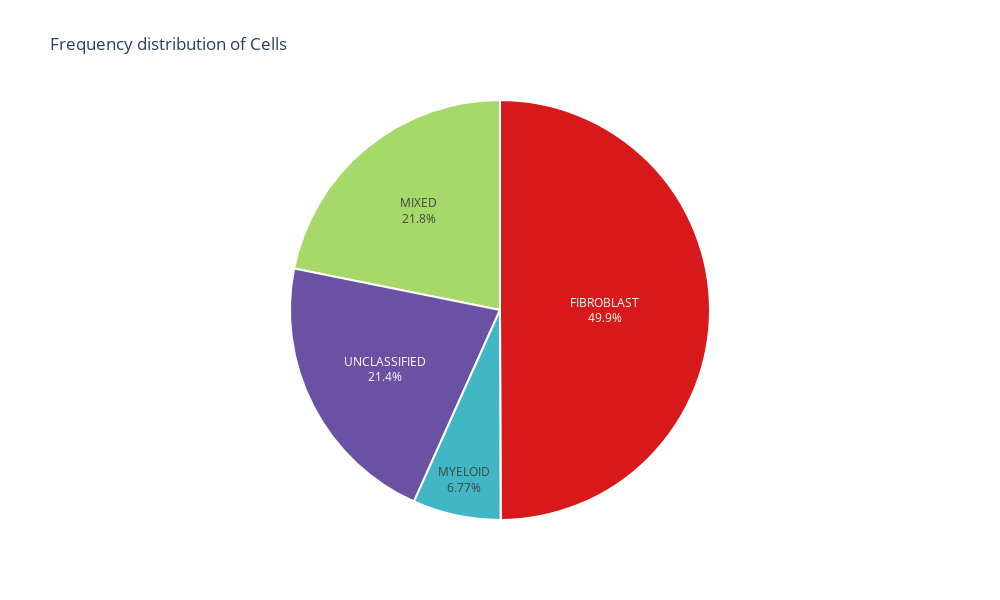

This figure's notebook cell:
### Code cell
import plotly
import plotly.graph_objs as go
from plotly import tools
import psutil

colors = ['#d7191c','#a6d96a', '#6a51a3', '#41b6c4']
labels = data['Classification'].unique()
values = data['Classification'].value_counts(dropna=False)

g = go.Pie(labels=labels, values=values, marker=dict(colors=colors
                                                            , line=dict(color='#FFF', width=2)), 
                                                            domain={'x': [0.0, 1], 'y': [0.0, 1]}
                                                            , showlegend=False, name='Count of Cell types', textinfo='label+percent')

layout = go.Layout(height = 600,
                   width = 1000,
                   autosize = False,
                   title = 'Frequency distribution of Cells')
fig = go.Figure(data = g, layout = layout)

fig
#py.iplot(fig, filename='pie_chart')

### Figure 1 — Plotly figure (JSON) as saved in the notebook; plotly's stock layout.template omitted (floating-point values rounded to 4 significant figures)
{"data": [{"domain": {"x": [0, 1], "y": [0, 1]}, "labels": ["FIBROBLAST", "MIXED", "UNCLASSIFIED", "MYELOID"], "marker": {"colors": ["#d7191c", "#a6d96a", "#6a51a3", "#41b6c4"], "line": {"color": "#FFF", "width": 2}}, "name": "Count of Cell types", "showlegend": false, "textinfo": "label+percent", "type": "pie", "values": [494, 216, 212, 67]}], "layout": {"autosize": false, "height": 600, "title": {"text": "Frequency distribution of Cells"}, "width": 1000}}
